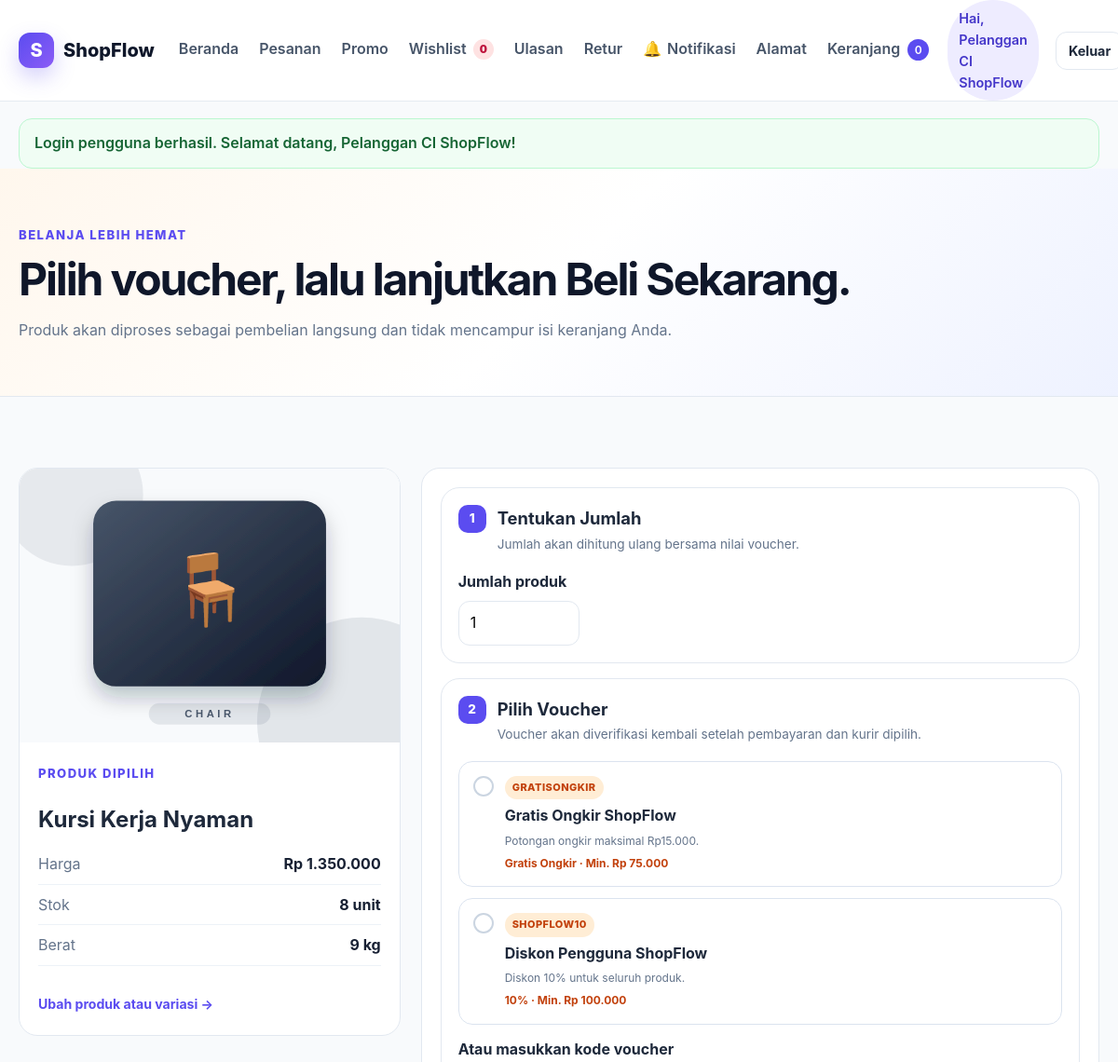
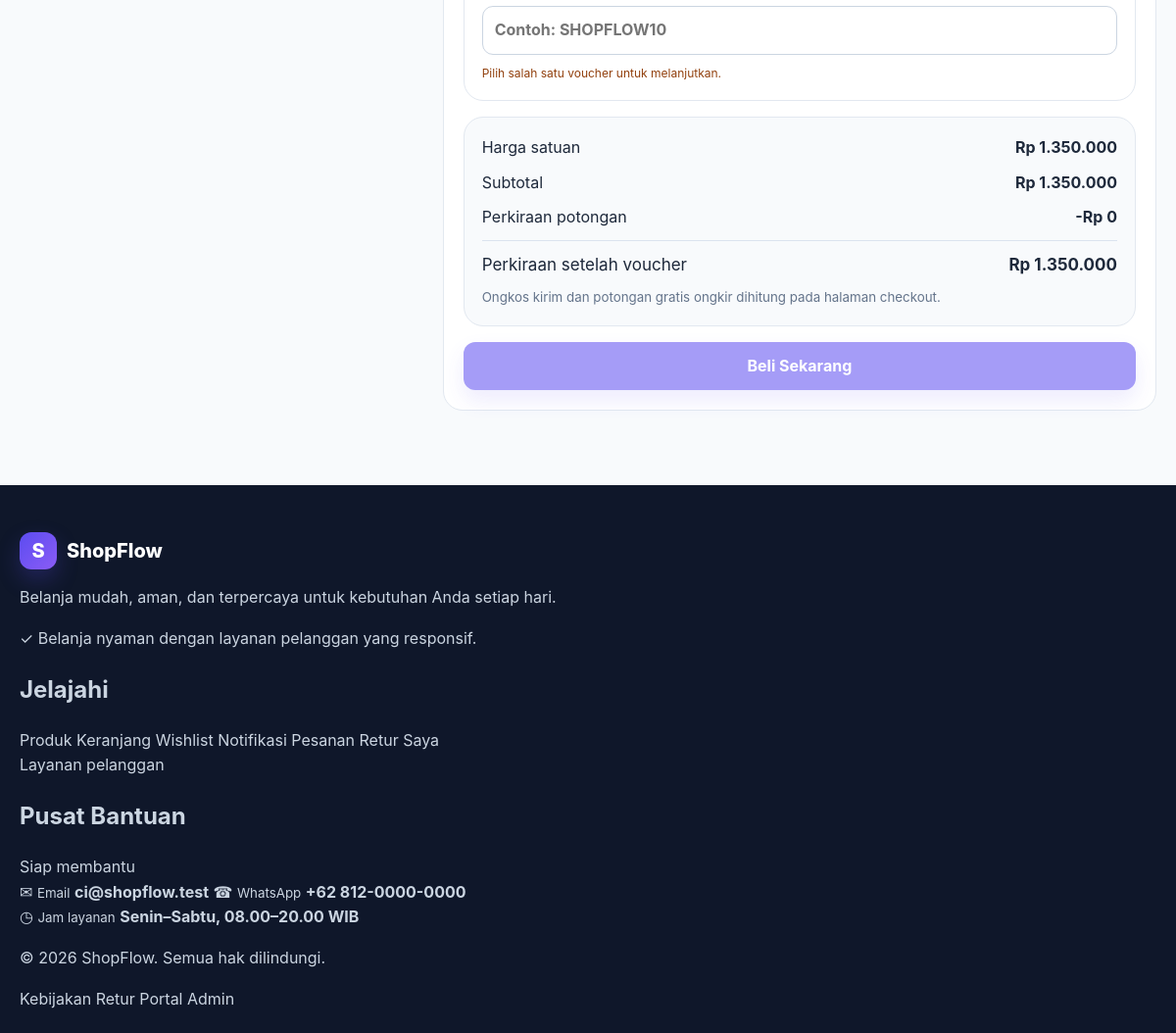
Screenshot of /buy_with_voucher.php?product_id=8&variant_id=0&quantity=1 (signed in) with the database file from the repository (2 pictures, top to bottom).
### tables this page shows
CREATE TABLE products (
    id BIGINT UNSIGNED AUTO_INCREMENT PRIMARY KEY,
    name VARCHAR(150) NOT NULL,
    slug VARCHAR(180) NOT NULL UNIQUE,
    description TEXT NOT NULL,
    category VARCHAR(80) NOT NULL,
    category_id BIGINT UNSIGNED NULL,
    price DECIMAL(15,2) NOT NULL,
    stock INT UNSIGNED NOT NULL DEFAULT 0,
    low_stock_threshold INT UNSIGNED NOT NULL DEFAULT 5,
    image VARCHAR(255) NOT NULL,
    status VARCHAR(20) NOT NULL DEFAULT 'active',
    is_featured TINYINT(1) NOT NULL DEFAULT 0,
    has_variants TINYINT(1) NOT NULL DEFAULT 0,
    default_weight_grams INT UNSIGNED NOT NULL DEFAULT 0,
    average_rating DECIMAL(3,2) NOT NULL DEFAULT 0,
    review_count INT UNSIGNED NOT NULL DEFAULT 0,
    created_at TIMESTAMP DEFAULT CURRENT_TIMESTAMP,
    updated_at TIMESTAMP DEFAULT CURRENT_TIMESTAMP ON UPDATE CURRENT_TIMESTAMP,
    CONSTRAINT fk_products_category FOREIGN KEY (category_id) REFERENCES categories(id) ON DELETE SET NULL,
    INDEX idx_products_name (name),
    INDEX idx_products_category (category),
    INDEX idx_products_category_id (category_id),
    INDEX idx_products_status (status),
    INDEX idx_products_stock (stock)
 );

CREATE TABLE promotions (
    id BIGINT UNSIGNED AUTO_INCREMENT PRIMARY KEY,
    name VARCHAR(150) NOT NULL,
    code VARCHAR(50) NULL UNIQUE,
    description TEXT NULL,
    trigger_type VARCHAR(20) NOT NULL DEFAULT 'CODE',
    discount_type VARCHAR(30) NOT NULL,
    discount_value DECIMAL(15,2) NOT NULL DEFAULT 0,
    maximum_discount DECIMAL(15,2) NULL,
    minimum_purchase DECIMAL(15,2) NOT NULL DEFAULT 0,
    maximum_shipping_discount DECIMAL(15,2) NULL,
    total_usage_limit INT UNSIGNED NULL,
    usage_limit_per_user INT UNSIGNED NOT NULL DEFAULT 1,
    current_usage INT UNSIGNED NOT NULL DEFAULT 0,
    start_at DATETIME NOT NULL,
    end_at DATETIME NOT NULL,
    is_active TINYINT(1) NOT NULL DEFAULT 1,
    notification_sent_at DATETIME NULL,
    created_at TIMESTAMP DEFAULT CURRENT_TIMESTAMP,
    updated_at TIMESTAMP DEFAULT CURRENT_TIMESTAMP ON UPDATE CURRENT_TIMESTAMP,
    INDEX idx_promotions_code (code),
    INDEX idx_promotions_active_period (is_active, start_at, end_at),
    INDEX idx_promotions_trigger (trigger_type)
);

CREATE TABLE store_settings (
    id BIGINT UNSIGNED AUTO_INCREMENT PRIMARY KEY,
    setting_key VARCHAR(100) NOT NULL UNIQUE,
    setting_value TEXT NULL,
    updated_by BIGINT UNSIGNED NULL,
    created_at TIMESTAMP DEFAULT CURRENT_TIMESTAMP,
    updated_at TIMESTAMP DEFAULT CURRENT_TIMESTAMP ON UPDATE CURRENT_TIMESTAMP,
    CONSTRAINT fk_store_settings_user FOREIGN KEY (updated_by) REFERENCES users(id) ON DELETE SET NULL
);

### buy_with_voucher.php (the view, shortened to what the rows shown need)
<?php
require_once __DIR__ . '/config/database.php';
require_once __DIR__ . '/includes/functions.php';
$productId = max(0, (int) ($_GET['product_id'] ?? $_GET['id'] ?? 0));
$quantity = max(1, min(999, (int) ($_GET['quantity'] ?? 1)));
$productStatement = $pdo->prepare(
    "SELECT id, name, description, category, category_id, price, stock, image, status,
            has_variants, default_weight_grams
     FROM products
     WHERE id = :id AND status = 'active'
     LIMIT 1"
);
$productStatement->execute(['id' => $productId]);
$product = $productStatement->fetch();
$hasVariants = (int) $product['has_variants'] === 1;
$variant = null;
$stock = $hasVariants ? (int) $variant['stock'] : (int) $product['stock'];
$quantity = min($quantity, $stock);
$price = $hasVariants ? (float) $variant['price'] : (float) $product['price'];
$weight = $hasVariants ? (int) $variant['weight_grams'] : (int) $product['default_weight_grams'];
$image = $hasVariants && trim((string) ($variant['image'] ?? '')) !== ''
    ? (string) $variant['image']
    : (string) $product['image'];
$subtotal = $price * $quantity;
$itemForPromotion = [
    'id' => $productId,
    'product_id' => $productId,
    'category_id' => (int) ($product['category_id'] ?? 0),
    'subtotal' => $subtotal,
];
$voucherStatement = $pdo->query(
    "SELECT * FROM promotions
     WHERE code IS NOT NULL
       AND TRIM(code) <> ''
       AND is_active = 1
       AND start_at <= NOW()
       AND end_at >= NOW()
     ORDER BY minimum_purchase ASC, id DESC"
);
$vouchers = [];
foreach ($voucherStatement->fetchAll() as $promotion) {
    $rules = get_promotion_rules($pdo, (int) $promotion['id']);
    $eligibleSubtotal = promotion_eligible_subtotal([$itemForPromotion], $rules);
    if ($eligibleSubtotal <= 0) {
        continue;
    }
    $usageCount = promotion_user_usage_count(
        $pdo,
        (int) $promotion['id'],
        (int) current_user()['id']
    );
    $perUserLimit = max(1, (int) ($promotion['usage_limit_per_user'] ?? 1));
    $quotaAvailable = $promotion['total_usage_limit'] === null
        || (int) $promotion['current_usage'] < (int) $promotion['total_usage_limit'];
    $usageAvailable = $usageCount < $perUserLimit;
    $vouchers[] = [
        'id' => (int) $promotion['id'],
        'name' => (string) $promotion['name'],
        'code' => (string) $promotion['code'],
        'description' => (string) ($promotion['description'] ?? ''),
        'discount_type' => (string) $promotion['discount_type'],
        'discount_value' => (float) $promotion['discount_value'],
        'maximum_discount' => $promotion['maximum_discount'] === null
            ? null : (float) $promotion['maximum_discount'],
        'maximum_shipping_discount' => $promotion['maximum_shipping_discount'] === null
            ? null : (float) $promotion['maximum_shipping_discount'],
        'minimum_purchase' => (float) $promotion['minimum_purchase'],
        'quota_available' => $quotaAvailable,
        'usage_available' => $usageAvailable,
        'has_payment_rule' => ($rules['payment_methods'] ?? []) !== [],
        'has_shipping_rule' => ($rules['shipping_service_ids'] ?? []) !== [],
    ];
}
require __DIR__ . '/includes/header.php';
?>
<section class="page-header voucher-buy-header">
    <div class="container">
        <h1>Pilih voucher, lalu lanjutkan Beli Sekarang.</h1>
    </div>
</section>
<section class="section">
    <div class="container voucher-buy-layout">
        <section class="voucher-buy-product-card">
            <img src="<?= e($image) ?>" alt="<?= e((string) $product['name']) ?>">
            <div>
                <span class="eyebrow">Produk dipilih</span>
                <h2><?= e((string) $product['name']) ?></h2>
                <div class="voucher-product-facts">
                    <span>Harga <strong><?= rupiah($price) ?></strong></span>
                    <span>Stok <strong><?= $stock ?> unit</strong></span>
                    <span>Berat <strong><?= e(weight_label($weight)) ?></strong></span>
                </div>
                <a class="product-detail-link" href="product_detail.php?id=<?= $productId ?>#purchase">Ubah produk atau variasi →</a>
            </div>
        </section>
        <form class="voucher-buy-form" method="post" action="buy_now_action.php" id="voucher-buy-form">
            <section class="voucher-buy-section">
                <div class="checkout-section-title">
                    <div><span class="checkout-step-number">1</span><div><h2>Tentukan Jumlah</h2><p>Jumlah akan dihitung ulang bersama nilai voucher.</p></div></div>
                </div>
                <label class="purchase-quantity voucher-quantity-field">
                    <span>Jumlah produk</span>
                    <input id="voucher-quantity" type="number" name="quantity" min="1" max="<?= $stock ?>" value="<?= $quantity ?>" required>
                </label>
            </section>
            <section class="voucher-buy-section">
                <div class="checkout-section-title">
                    <div><span class="checkout-step-number">2</span><div><h2>Pilih Voucher</h2><p>Voucher akan diverifikasi kembali setelah pembayaran dan kurir dipilih.</p></div></div>
                </div>
                <?php if ($vouchers === []): ?>
                    <div class="shipping-empty-state">
                        <strong>Belum ada voucher yang sesuai untuk produk ini.</strong>
                        <span>Admin dapat menambahkan voucher melalui menu Voucher & Promo.</span>
                    </div>
                <?php else: ?>
                    <div class="voucher-choice-list">
                        <?php foreach ($vouchers as $voucher): ?>
                            <?php $available = $voucher['quota_available'] && $voucher['usage_available']; ?>
                            <label class="voucher-choice-card <?= !$available ? 'is-disabled' : '' ?>">
                                <span class="voucher-choice-check">✓</span>
                                <span class="voucher-choice-copy">
                                    <span class="voucher-code-label"><?= e($voucher['code']) ?></span>
                                    <strong><?= e($voucher['name']) ?></strong>
                                    <small><?= e($voucher['description']) ?></small>
                                    <span class="voucher-choice-meta">
                                        <?= e(promotion_value_label($voucher)) ?>
                                        · Min. <?= rupiah($voucher['minimum_purchase']) ?>
                                    </span>
                                </span>
                            </label>
                        <?php endforeach; ?>
                    </div>
                <?php endif; ?>
            </section>
            <section class="voucher-buy-summary">
                <div><span>Harga satuan</span><strong id="voucher-unit-price"><?= rupiah($price) ?></strong></div>
            </section>
        </form>
    </div>
</section>
<?php require __DIR__ . '/includes/footer.php'; ?>

### includes/footer.php (shortened to what the rows shown need)
<?php
$footerTagline = isset($pdo)
    ? setting($pdo, 'footer_tagline', 'Belanja mudah, aman, dan terpercaya untuk kebutuhan Anda setiap hari.')
    : 'Belanja mudah, aman, dan terpercaya untuk kebutuhan Anda setiap hari.';
$footerEmail = isset($pdo) ? trim(setting($pdo, 'store_email', 'hello@shopflow.id')) : 'hello@shopflow.id';
$footerPhone = isset($pdo) ? trim(setting($pdo, 'store_phone', '+62 823-8415-6303')) : '+62 823-8415-6303';
$footerServiceHours = isset($pdo)
    ? trim(setting($pdo, 'service_hours', 'Senin–Sabtu, 08.00–20.00 WIB'))
    : 'Senin–Sabtu, 08.00–20.00 WIB';
?>
</main>
<footer class="site-footer">
    <div class="container footer-main">
        <nav class="footer-column" aria-label="Menu footer">
            <h2>Jelajahi</h2>
        </nav>
        <section class="footer-column footer-support" aria-label="Pusat bantuan">
            <div class="footer-heading-row">
                <div>
                    <h2>Pusat Bantuan</h2>
                </div>
            </div>
            <div class="footer-contact-list">
                <?php if ($footerServiceHours !== ''): ?>
                    <div class="footer-contact-item footer-contact-static">
                        <span class="footer-contact-icon" aria-hidden="true">◷</span>
                        <span>
                            <small>Jam layanan</small>
                            <strong><?= e($footerServiceHours) ?></strong>
                        </span>
                    </div>
                <?php endif; ?>
            </div>
        </section>
    </div>
</footer>
</body>
</html>

### rows the page displays
products: image (picture), name "Kursi Kerja Nyaman", rupiah($price) "Rp 1.350.000", stock "8", weight_label($weight) "9 kg", quantity "1"
promotions: code "GRATISONGKIR", name "Gratis Ongkir ShopFlow", description "Potongan ongkir maksimal Rp15.000.", discount_type "Gratis Ongkir", minimum_purchase "Rp 75.000"
promotions: code "SHOPFLOW10", name "Diskon Pengguna ShopFlow", description "Diskon 10% untuk seluruh produk.", promotion_value_label($voucher) "10%", minimum_purchase "Rp 100.000"
store_settings: setting_value "Senin–Sabtu, 08.00–20.00 WIB"

### other values shown
$storeName "ShopFlow"
$wishlistTotal "0"
cart_count() "0"
$user['name'] "Pelanggan CI ShopFlow"
$flashMessage['message'] "Login pengguna berhasil. Selamat datang, Pelanggan CI ShopFlow!"
substr($footerStoreName, 0, 1) "S"
$footerStoreName "ShopFlow"
$footerTagline "Belanja mudah, aman, dan terpercaya untuk kebutuhan Anda setiap hari."
$footerEmail "ci@shopflow.test"
$footerPhone "+62 812-0000-0000"
